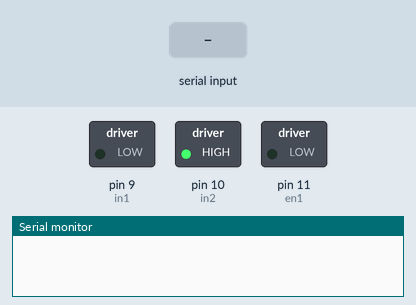
Bench run of a sketch on a simulated Arduino Uno, built with avr-gcc and run on an emulated ATmega328P. Parts: switched loads named in the sketch (green lamp = pin HIGH), the last lines printed to the serial monitor. The test bench sets the inputs (shaded band).

Above: at 1.2 s.
1.3 s: "o" received over Serial
At 2.5 s:
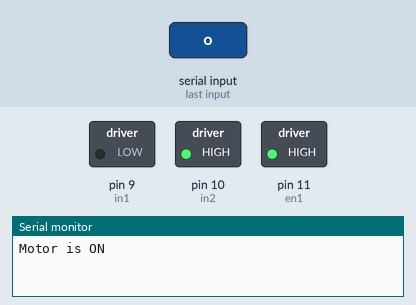
2.8 s: "f" received over Serial
At 3.7 s:
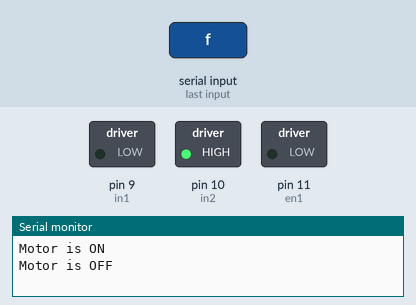
Timing chart, 0 to 5.8 s (numbered marks = the images above; inputs shaded):
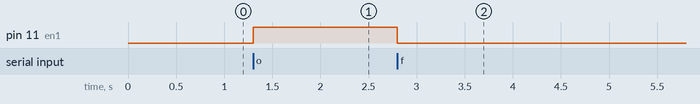

Measured:
- after the input at 1.3 s, pin 11 (en1): LOW → HIGH at once
- after the input at 2.8 s, pin 11 (en1): HIGH → LOW at once

The sketch:

Robot-Shu.ino
```cpp
#define en1 11
#define in1 9
#define in2 10


int rotDirection = 0;

void setup() {
  // put your setup code here, to run once:
  pinMode(in1, OUTPUT);
  pinMode(in2, OUTPUT);
  pinMode(en1, OUTPUT);
  digitalWrite(in1, LOW);
  digitalWrite(in2, HIGH);

    // initialize serial:
  Serial.begin(9600);

}

void loop() {
  // put your main code here, to run repeatedly:
while (Serial.available()) {
    // get the new byte:
    char inChar = (char)Serial.read();
    if (inChar == 'o') {
       digitalWrite(en1, HIGH);
       Serial.println("Motor is ON");
    }
    else if (inChar == 'f'){
       digitalWrite(en1, LOW);
       Serial.println("Motor is OFF");
    }
}
}
```
